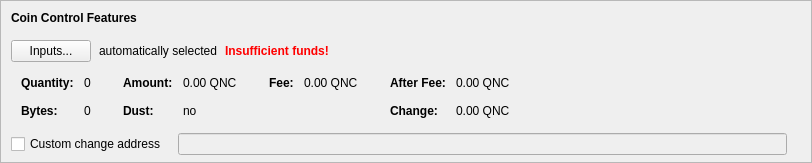
    <widget class="QFrame" name="frameCoinControl">
     <property name="sizePolicy">
      <sizepolicy hsizetype="Expanding" vsizetype="Expanding">
       <horstretch>0</horstretch>
       <verstretch>0</verstretch>
      </sizepolicy>
     </property>
     <property name="maximumSize">
      <size>
       <width>16777215</width>
       <height>16777215</height>
      </size>
     </property>
     <property name="frameShape">
      <enum>QFrame::StyledPanel</enum>
     </property>
     <property name="frameShadow">
      <enum>QFrame::Sunken</enum>
     </property>
     <layout class="QVBoxLayout" name="verticalLayoutCoinControl2">
      <property name="spacing">
       <number>0</number>
      </property>
      <property name="leftMargin">
       <number>0</number>
      </property>
      <property name="topMargin">
       <number>0</number>
      </property>
      <property name="rightMargin">
       <number>0</number>
      </property>
      <property name="bottomMargin">
       <number>6</number>
      </property>
      <item>
       <layout class="QVBoxLayout" name="verticalLayoutCoinControl" stretch="0,0,0,0,1">
        <property name="spacing">
         <number>0</number>
        </property>
        <property name="leftMargin">
         <number>10</number>
        </property>
        <property name="topMargin">
         <number>10</number>
        </property>
        <item>
         <layout class="QHBoxLayout" name="horizontalLayoutCoinControl1">
          <property name="bottomMargin">
           <number>15</number>
          </property>
          <item>
           <widget class="QLabel" name="labelCoinControlFeatures">
            <property name="sizePolicy">
             <sizepolicy hsizetype="Preferred" vsizetype="Maximum">
              <horstretch>0</horstretch>
              <verstretch>0</verstretch>
             </sizepolicy>
            </property>
            <property name="font">
             <font>
              <weight>75</weight>
              <bold>true</bold>
             </font>
            </property>
            <property name="styleSheet">
             <string notr="true">font-weight:bold;</string>
            </property>
            <property name="text">
             <string>Coin Control Features</string>
            </property>
           </widget>
          </item>
         </layout>
        </item>
        <item>
         <layout class="QHBoxLayout" name="horizontalLayoutCoinControl2" stretch="0,0,0,0">
          <property name="spacing">
           <number>8</number>
          </property>
          <property name="bottomMargin">
           <number>10</number>
          </property>
          <item>
           <widget class="QPushButton" name="pushButtonCoinControl">
            <property name="styleSheet">
             <string notr="true"/>
            </property>
            <property name="text">
             <string>Inputs...</string>
            </property>
            <property name="autoDefault">
             <bool>false</bool>
            </property>
           </widget>
          </item>
          <item>
           <widget class="QLabel" name="labelCoinControlAutomaticallySelected">
            <property name="text">
             <string>automatically selected</string>
            </property>
            <property name="margin">
             <number>5</number>
            </property>
           </widget>
          </item>
          <item>
           <widget class="QLabel" name="labelCoinControlInsuffFunds">
            <property name="font">
             <font>
              <weight>75</weight>
              <bold>true</bold>
             </font>
            </property>
            <property name="styleSheet">
             <string notr="true">color:red;font-weight:bold;</string>
            </property>
            <property name="text">
             <string>Insufficient funds!</string>
            </property>
            <property name="margin">
             <number>5</number>
            </property>
           </widget>
          </item>
          <item>
           <spacer name="horizontalSpacerCoinControl">
            <property name="orientation">
             <enum>Qt::Horizontal</enum>
            </property>
            <property name="sizeHint" stdset="0">
             <size>
              <width>40</width>
              <height>1</height>
             </size>
            </property>
           </spacer>
          </item>
         </layout>
        </item>
        <item>
         <widget class="QWidget" name="widgetCoinControl" native="true">
          <property name="sizePolicy">
           <sizepolicy hsizetype="Preferred" vsizetype="Preferred">
            <horstretch>0</horstretch>
            <verstretch>0</verstretch>
           </sizepolicy>
          </property>
          <property name="minimumSize">
           <size>
            <width>0</width>
            <height>0</height>
           </size>
          </property>
          <property name="styleSheet">
           <string notr="true"/>
          </property>
          <layout class="QHBoxLayout" name="horizontalLayoutCoinControl5">
           <property name="leftMargin">
            <number>0</number>
           </property>
           <property name="topMargin">
            <number>0</number>
           </property>
           <property name="rightMargin">
            <number>0</number>
           </property>
           <property name="bottomMargin">
            <number>0</number>
           </property>
           <item>
            <layout class="QHBoxLayout" name="horizontalLayoutCoinControl3" stretch="0,0,0,1">
             <property name="spacing">
              <number>20</number>
             </property>
             <property name="topMargin">
              <number>0</number>
             </property>
             <property name="bottomMargin">
              <number>10</number>
             </property>
             <item>
              <layout class="QFormLayout" name="formLayoutCoinControl1">
               <property name="horizontalSpacing">
                <number>10</number>
               </property>
               <property name="verticalSpacing">
                <number>14</number>
               </property>
               <property name="leftMargin">
                <number>10</number>
               </property>
               <property name="topMargin">
                <number>4</number>
               </property>
               <property name="rightMargin">
                <number>6</number>
               </property>
               <item row="0" column="0">
                <widget class="QLabel" name="labelCoinControlQuantityText">
                 <property name="font">
                  <font>
                   <weight>75</weight>
                   <bold>true</bold>
                  </font>
                 </property>
                 <property name="text">
                  <string>Quantity:</string>
                 </property>
                 <property name="margin">
                  <number>0</number>
                 </property>
                </widget>
               </item>
               <item row="0" column="1">
                <widget class="QLabel" name="labelCoinControlQuantity">
                 <property name="cursor">
                  <cursorShape>IBeamCursor</cursorShape>
                 </property>
                 <property name="contextMenuPolicy">
                  <enum>Qt::ActionsContextMenu</enum>
                 </property>
                 <property name="text">
                  <string notr="true">0</string>
                 </property>
                 <property name="margin">
                  <number>0</number>
                 </property>
                 <property name="textInteractionFlags">
                  <set>Qt::LinksAccessibleByMouse|Qt::TextSelectableByKeyboard|Qt::TextSelectableByMouse</set>
                 </property>
                </widget>
               </item>
               <item row="1" column="0">
                <widget class="QLabel" name="labelCoinControlBytesText">
                 <property name="font">
                  <font>
                   <weight>75</weight>
                   <bold>true</bold>
                  </font>
                 </property>
                 <property name="text">
                  <string>Bytes:</string>
                 </property>
                </widget>
               </item>
               <item row="1" column="1">
                <widget class="QLabel" name="labelCoinControlBytes">
                 <property name="cursor">
                  <cursorShape>IBeamCursor</cursorShape>
                 </property>
                 <property name="contextMenuPolicy">
                  <enum>Qt::ActionsContextMenu</enum>
                 </property>
                 <property name="text">
                  <string notr="true">0</string>
                 </property>
                 <property name="textInteractionFlags">
                  <set>Qt::LinksAccessibleByMouse|Qt::TextSelectableByKeyboard|Qt::TextSelectableByMouse</set>
                 </property>
                </widget>
               </item>
              </layout>
             </item>
             <item>
              <layout class="QFormLayout" name="formLayoutCoinControl2">
               <property name="horizontalSpacing">
                <number>10</number>
               </property>
               <property name="verticalSpacing">
                <number>14</number>
               </property>
               <property name="leftMargin">
                <number>6</number>
               </property>
               <property name="topMargin">
                <number>4</number>
               </property>
               <property name="rightMargin">
                <number>6</number>
               </property>
               <item row="0" column="0">
                <widget class="QLabel" name="labelCoinControlAmountText">
                 <property name="font">
                  <font>
                   <weight>75</weight>
                   <bold>true</bold>
                  </font>
                 </property>
                 <property name="text">
                  <string>Amount:</string>
                 </property>
                 <property name="margin">
                  <number>0</number>
                 </property>
                </widget>
               </item>
               <item row="0" column="1">
                <widget class="QLabel" name="labelCoinControlAmount">
                 <property name="cursor">
                  <cursorShape>IBeamCursor</cursorShape>
                 </property>
                 <property name="contextMenuPolicy">
                  <enum>Qt::ActionsContextMenu</enum>
                 </property>
                 <property name="text">
                  <string notr="true">0.00 QNC</string>
                 </property>
                 <property name="textInteractionFlags">
                  <set>Qt::LinksAccessibleByMouse|Qt::TextSelectableByKeyboard|Qt::TextSelectableByMouse</set>
                 </property>
                </widget>
               </item>
               <item row="1" column="0">
                <widget class="QLabel" name="labelCoinControlLowOutputText">
                 <property name="font">
                  <font>
                   <weight>75</weight>
                   <bold>true</bold>
                  </font>
                 </property>
                 <property name="text">
                  <string>Dust:</string>
                 </property>
                </widget>
               </item>
               <item row="1" column="1">
                <widget class="QLabel" name="labelCoinControlLowOutput">
                 <property name="cursor">
                  <cursorShape>IBeamCursor</cursorShape>
                 </property>
                 <property name="contextMenuPolicy">
                  <enum>Qt::ActionsContextMenu</enum>
                 </property>
                 <property name="text">
                  <string notr="true">no</string>
                 </property>
                 <property name="textInteractionFlags">
                  <set>Qt::LinksAccessibleByMouse|Qt::TextSelectableByKeyboard|Qt::TextSelectableByMouse</set>
                 </property>
                </widget>
               </item>
              </layout>
             </item>
             <item>
              <layout class="QFormLayout" name="formLayoutCoinControl3">
               <property name="horizontalSpacing">
                <number>10</number>
               </property>
               <property name="verticalSpacing">
                <number>14</number>
               </property>
               <property name="leftMargin">
                <number>6</number>
               </property>
               <property name="topMargin">
                <number>4</number>
               </property>
               <property name="rightMargin">
                <number>6</number>
               </property>
               <item row="0" column="0">
                <widget class="QLabel" name="labelCoinControlFeeText">
                 <property name="font">
                  <font>
                   <weight>75</weight>
                   <bold>true</bold>
                  </font>
                 </property>
                 <property name="text">
                  <string>Fee:</string>
                 </property>
                 <property name="margin">
                  <number>0</number>
                 </property>
                </widget>
               </item>
               <item row="0" column="1">
                <widget class="QLabel" name="labelCoinControlFee">
                 <property name="cursor">
                  <cursorShape>IBeamCursor</cursorShape>
                 </property>
                 <property name="contextMenuPolicy">
                  <enum>Qt::ActionsContextMenu</enum>
                 </property>
                 <property name="text">
                  <string notr="true">0.00 QNC</string>
                 </property>
                 <property name="textInteractionFlags">
                  <set>Qt::LinksAccessibleByMouse|Qt::TextSelectableByKeyboard|Qt::TextSelectableByMouse</set>
                 </property>
                </widget>
               </item>
              </layout>
             </item>
             <item>
              <layout class="QFormLayout" name="formLayoutCoinControl4">
               <property name="horizontalSpacing">
                <number>10</number>
               </property>
               <property name="verticalSpacing">
                <number>14</number>
               </property>
               <property name="leftMargin">
                <number>6</number>
               </property>
               <property name="topMargin">
                <number>4</number>
               </property>
               <property name="rightMargin">
                <number>6</number>
               </property>
               <item row="0" column="0">
                <widget class="QLabel" name="labelCoinControlAfterFeeText">
                 <property name="font">
                  <font>
                   <weight>75</weight>
                   <bold>true</bold>
                  </font>
                 </property>
                 <property name="text">
                  <string>After Fee:</string>
                 </property>
                 <property name="margin">
                  <number>0</number>
                 </property>
                </widget>
               </item>
               <item row="0" column="1">
                <widget class="QLabel" name="labelCoinControlAfterFee">
                 <property name="cursor">
                  <cursorShape>IBeamCursor</cursorShape>
                 </property>
                 <property name="contextMenuPolicy">
                  <enum>Qt::ActionsContextMenu</enum>
                 </property>
                 <property name="text">
                  <string notr="true">0.00 QNC</string>
                 </property>
                 <property name="textInteractionFlags">
                  <set>Qt::LinksAccessibleByMouse|Qt::TextSelectableByKeyboard|Qt::TextSelectableByMouse</set>
                 </property>
                </widget>
               </item>
               <item row="1" column="0">
                <widget class="QLabel" name="labelCoinControlChangeText">
                 <property name="font">
                  <font>
                   <weight>75</weight>
                   <bold>true</bold>
                  </font>
                 </property>
                 <property name="text">
                  <string>Change:</string>
                 </property>
                </widget>
               </item>
               <item row="1" column="1">
                <widget class="QLabel" name="labelCoinControlChange">
                 <property name="cursor">
                  <cursorShape>IBeamCursor</cursorShape>
                 </property>
                 <property name="contextMenuPolicy">
                  <enum>Qt::ActionsContextMenu</enum>
                 </property>
                 <property name="text">
                  <string notr="true">0.00 QNC</string>
                 </property>
                 <property name="textInteractionFlags">
                  <set>Qt::LinksAccessibleByMouse|Qt::TextSelectableByKeyboard|Qt::TextSelectableByMouse</set>
                 </property>
                </widget>
               </item>
              </layout>
             </item>
            </layout>
           </item>
          </layout>
         </widget>
        </item>
        <item>
         <layout class="QHBoxLayout" name="horizontalLayoutCoinControl4" stretch="0,0,0">
          <property name="spacing">
           <number>12</number>
          </property>
          <property name="sizeConstraint">
           <enum>QLayout::SetDefaultConstraint</enum>
          </property>
          <property name="topMargin">
           <number>5</number>
          </property>
          <property name="rightMargin">
           <number>5</number>
          </property>
          <item>
           <widget class="QCheckBox" name="checkBoxCoinControlChange">
            <property name="toolTip">
             <string>If this is activated, but the change address is empty or invalid, change will be sent to a newly generated address.</string>
            </property>
            <property name="text">
             <string>Custom change address</string>
            </property>
           </widget>
          </item>
          <item>
           <widget class="QValidatedLineEdit" name="lineEditCoinControlChange">
            <property name="enabled">
             <bool>false</bool>
            </property>
            <property name="sizePolicy">
             <sizepolicy hsizetype="Expanding" vsizetype="Fixed">
              <horstretch>0</horstretch>
              <verstretch>0</verstretch>
             </sizepolicy>
            </property>
           </widget>
          </item>
          <item>
           <widget class="QLabel" name="labelCoinControlChangeLabel">
            <property name="sizePolicy">
             <sizepolicy hsizetype="Preferred" vsizetype="Expanding">
              <horstretch>0</horstretch>
              <verstretch>0</verstretch>
             </sizepolicy>
            </property>
            <property name="minimumSize">
             <size>
              <width>0</width>
              <height>0</height>
             </size>
            </property>
            <property name="text">
             <string/>
            </property>
            <property name="margin">
             <number>3</number>
            </property>
           </widget>
          </item>
         </layout>
        </item>
        <item>
         <spacer name="verticalSpacerCoinControl">
          <property name="orientation">
           <enum>Qt::Vertical</enum>
          </property>
          <property name="sizeHint" stdset="0">
           <size>
            <width>800</width>
            <height>1</height>
           </size>
          </property>
         </spacer>
        </item>
       </layout>
      </item>
     </layout>
    </widget>
